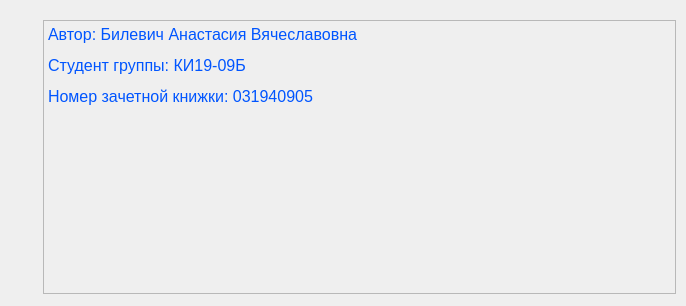
<?xml version="1.0" encoding="UTF-8"?>
<ui version="4.0">
 <class>auth</class>
 <widget class="QWidget" name="auth">
  <property name="geometry">
   <rect>
    <x>0</x>
    <y>0</y>
    <width>686</width>
    <height>306</height>
   </rect>
  </property>
  <property name="windowTitle">
   <string>Информация об авторах</string>
  </property>
  <widget class="QWidget" name="layoutWidget">
   <property name="geometry">
    <rect>
     <x>30</x>
     <y>20</y>
     <width>646</width>
     <height>274</height>
    </rect>
   </property>
   <layout class="QHBoxLayout" name="horizontalLayout">
    <item>
     <widget class="QLabel" name="map">
      <property name="text">
       <string/>
      </property>
      <property name="pixmap">
       <pixmap>logo.png</pixmap>
      </property>
     </widget>
    </item>
    <item>
     <widget class="QTextEdit" name="about">
      <property name="enabled">
       <bool>false</bool>
      </property>
      <property name="minimumSize">
       <size>
        <width>300</width>
        <height>0</height>
       </size>
      </property>
      <property name="mouseTracking">
       <bool>true</bool>
      </property>
      <property name="html">
       <string>&lt;!DOCTYPE HTML PUBLIC &quot;-//W3C//DTD HTML 4.0//EN&quot; &quot;http://www.w3.org/TR/REC-html40/strict.dtd&quot;&gt;
&lt;html&gt;&lt;head&gt;&lt;meta name=&quot;qrichtext&quot; content=&quot;1&quot; /&gt;&lt;style type=&quot;text/css&quot;&gt;
p, li { white-space: pre-wrap; }
&lt;/style&gt;&lt;/head&gt;&lt;body style=&quot; font-family:'MS Shell Dlg 2'; font-size:8.25pt; font-weight:400; font-style:normal;&quot;&gt;
&lt;p style=&quot; margin-top:12px; margin-bottom:12px; margin-left:0px; margin-right:0px; -qt-block-indent:0; text-indent:0px;&quot;&gt;&lt;span style=&quot; font-size:12pt; color:#0055ff;&quot;&gt;Автор: Билевич Анастасия Вячеславовна&lt;/span&gt;&lt;/p&gt;
&lt;p style=&quot; margin-top:12px; margin-bottom:12px; margin-left:0px; margin-right:0px; -qt-block-indent:0; text-indent:0px;&quot;&gt;&lt;span style=&quot; font-size:12pt; color:#0055ff;&quot;&gt;Студент группы: КИ19-09Б&lt;/span&gt;&lt;/p&gt;
&lt;p style=&quot; margin-top:12px; margin-bottom:12px; margin-left:0px; margin-right:0px; -qt-block-indent:0; text-indent:0px;&quot;&gt;&lt;span style=&quot; font-size:12pt; color:#0055ff;&quot;&gt;Номер зачетной книжки: 031940905&lt;/span&gt;&lt;/p&gt;
&lt;p style=&quot; margin-top:12px; margin-bottom:12px; margin-left:0px; margin-right:0px; -qt-block-indent:0; text-indent:0px;&quot;&gt;&lt;br /&gt;&lt;/p&gt;&lt;/body&gt;&lt;/html&gt;</string>
      </property>
     </widget>
    </item>
   </layout>
  </widget>
 </widget>
 <resources/>
 <connections/>
</ui>
